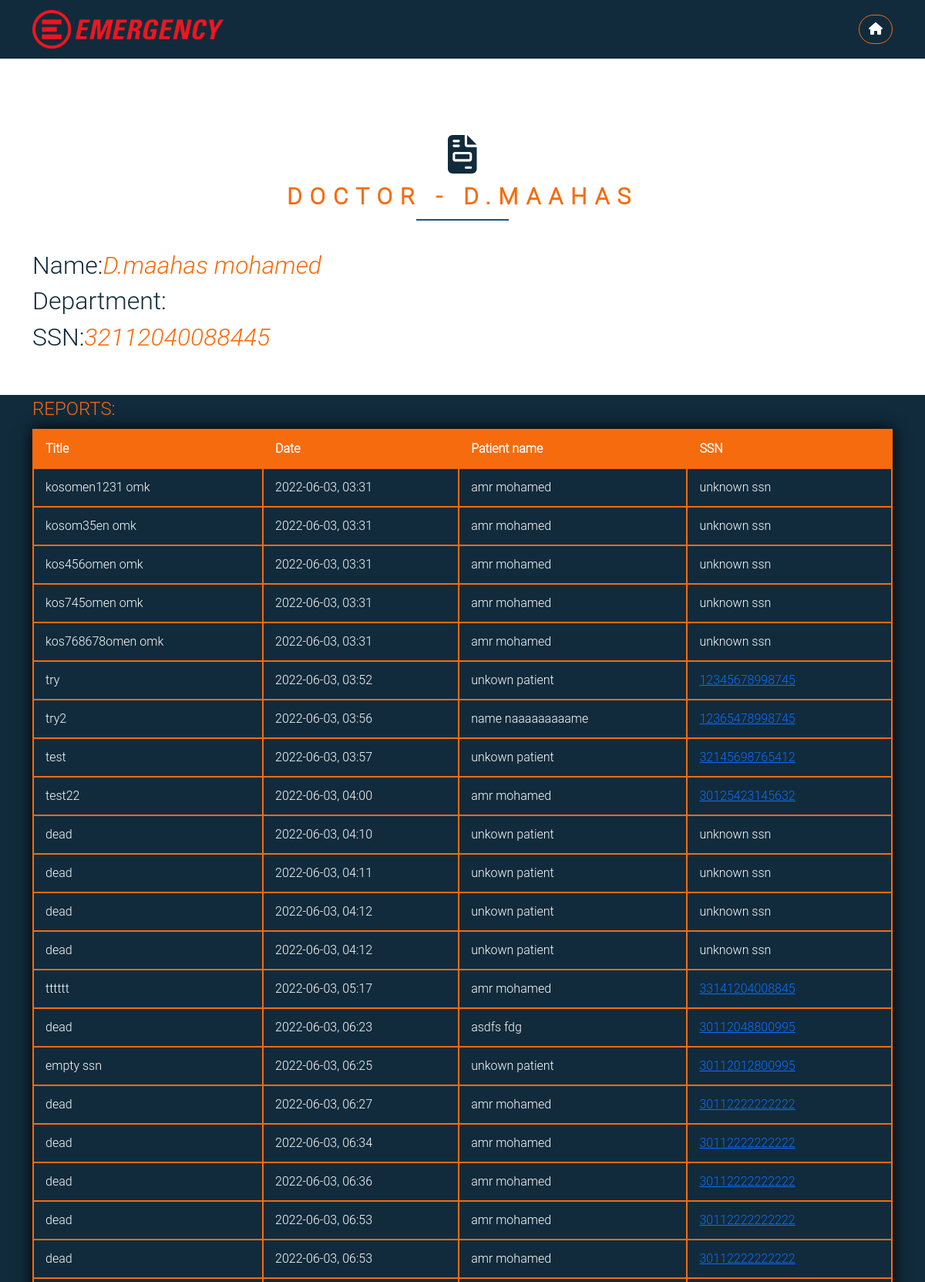
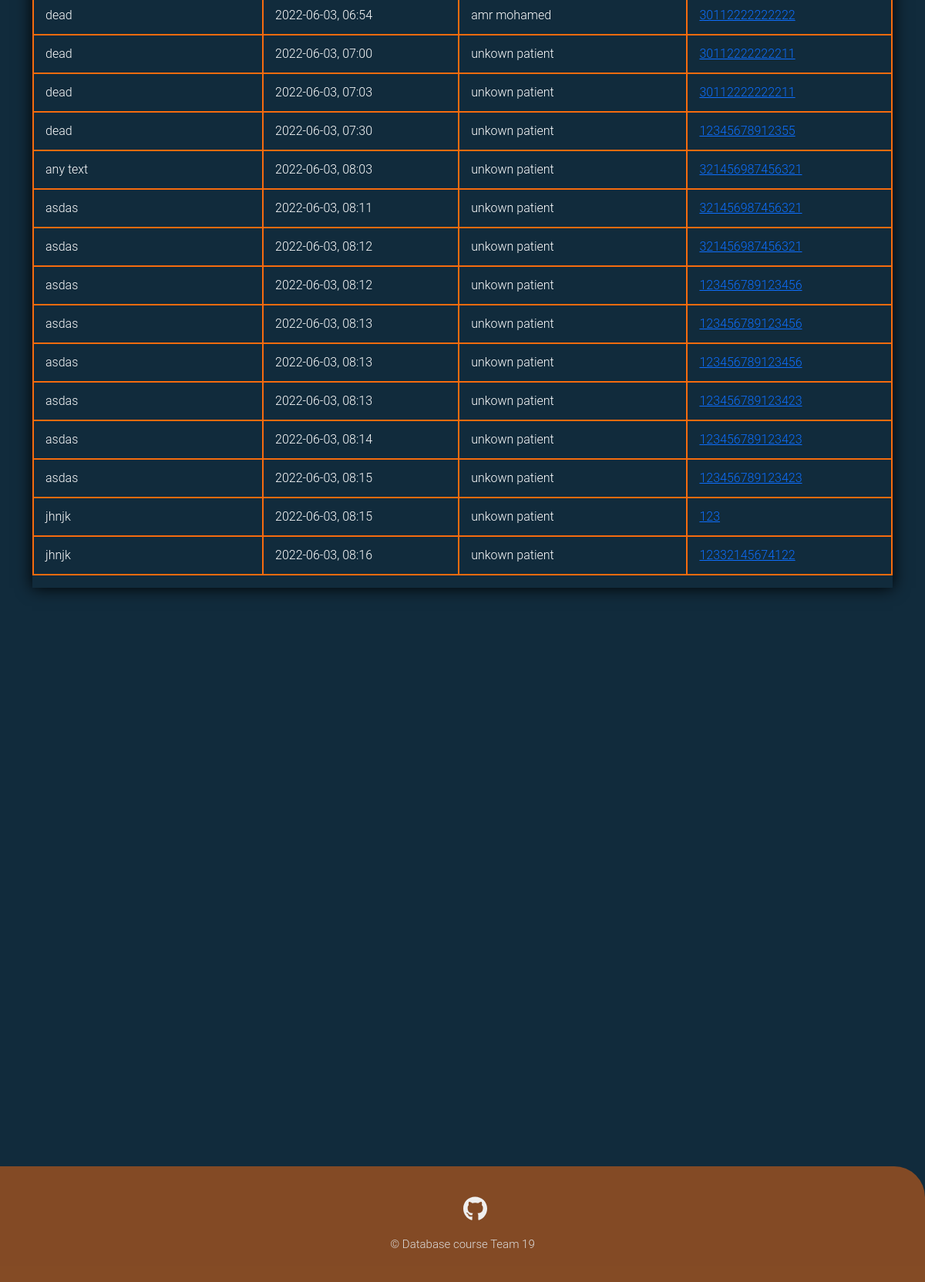
Page /profile/2 (signed in) on the committed database (2 pictures, top to bottom).
### emergencydebartment/models.py (models this page shows, shortened)
class User(db.Model, UserMixin):
    __tablename__ = 'user_table'
    id = db.Column(db.Integer, primary_key=True)
    ssn = db.Column(db.Integer, unique=True,nullable=False)
    Fname = db.Column(db.String(20),nullable=False)
    Sname = db.Column(db.String(20))
    Lname = db.Column(db.String(20),nullable=False)
    gender = db.Column(db.String(6),nullable=False)
    phone = db.Column(db.String(11), default='Unknown')
    address = db.Column(db.String(70), default='Unknown')
    birth_date = db.Column(db.DateTime,nullable=False)
    user_role = db.Column(db.String(15), nullable=False, default='Patient')
    password = db.Column(db.String(61),nullable=False)

class Report(db.Model):
    id = db.Column(db.Integer, primary_key=True)
    patient_id = db.Column(db.Integer, db.ForeignKey('patient.id'),nullable = False, default=99999999999999)
    doctor_id =  db.Column(db.Integer, db.ForeignKey('doctor.id'),nullable = False)
    patient_ssn = db.Column(db.Integer,nullable=False, default=99999999999999)
    date =  db.Column(db.DateTime, default = datetime.utcnow)
    title = db.Column(db.String(50),nullable = False )
    statement = db.Column(db.String(300))
    images = db.relationship('Images',  backref='Report', lazy=True, foreign_keys = 'Images.report_id')

### emergencydebartment/routes.py (the view)
@app.route("/profile/<int:doctor_id>")
@login_required(role = 'Doctor')
def profile(doctor_id):
    doctor = Doctor.query.get_or_404(doctor_id)
    reports = doctor.examination
    patients_names_list = list()
    for report in reports:
        if report.patient_id != 99999999999999:patients_names_list.append(Patient.query.get(report.patient_id).Fname + " "+Patient.query.get(report.patient_id).Lname )
        else:patients_names_list.append('unkown patient')
    print(patients_names_list)
    return render_template('profile.html', doctor= doctor, reports_names= list(zip(reports, patients_names_list)))

### emergencydebartment/models.py (called while the page is built)
@login_manager.user_loader
def load_user(user_id):
    return User.query.get(int(user_id))

### emergencydebartment/routes.py (called while the page is built)
def login_required(role="ANY"):
    def wrapper(fn):
        @wraps(fn)
        def decorated_view(*args, **kwargs):
            if not current_user.is_authenticated:
              return login_manager.unauthorized()
            if current_user.user_role != 'Admin':
                if ((current_user.user_role != role) and (role != "ANY")):
                    return login_manager.unauthorized()
            return fn(*args, **kwargs)
        return decorated_view
    return wrapper

### emergencydebartment/templates/profile.html (shortened to what this page needs)
<!DOCTYPE html>
<html lang="en">
<head>
    <link rel="stylesheet" href="../static/styles/all.min.css">
    <link rel="stylesheet" href="../static/styles/bootstrap.min.css">
    <link rel="stylesheet" href="../static/styles/login.css">
    <link rel="stylesheet" href="../static/styles/table.css">
    <link rel="stylesheet" href="../static/styles/style.css">
    <link rel="stylesheet" href="../static/styles/galary.css">
    <link rel="stylesheet" href="../static/styles/box.css">
</head>
    <body>
        <nav class="navbar navbar-expand-lg sticky-top">
            <div class="container">
                <a class="navbar-brand" href="{{ url_for('home') }}">
                    <img src="../static/images/Emergency_(NGO)_logo.svg.png" alt="Emergency" height="50 px">
                </a>
                    <a href="{{ url_for('home') }}" class="log-out btn btn-primary rounded-pill main-btn ms-1"><i class="fa-solid fa-house"></i></a>
                </div>
        </nav>
        <section class="services pt-5 pb-5">
            <div class="container">
              <div class="main-title mt-5 mb-5 position-relative text-center">
                <h1 class="serv-icon mb-0">
                  <i class="fas fa-file-invoice align-items-center"></i>
                </h1>
                <p class="title ">Doctor - {{doctor.Fname}}</p>
              </div>
                <div class="textblue">
                    <h2>Name:<i class="textgold">{{ doctor.Fname }} {{ doctor.Lname }}</i></h2>
                    <h2>Department: </h2>
                    <h2>SSN:<i class="textgold">{{doctor.ssn}}</i></h2>
                </div>
            </div>
        </section>
        <div class="container">
            <legend class="textgold text-uppercase"> reports:</legend>
            {% if not reports_names %}
            <div class="box backwhite">
                There is no reports to show for {{ doctor.Fname }}  {{ doctor.Lname }}
            </div>
            {% else %}
            <div class="content-table ">
                <div class="scrollme">
                    <table class="table table-bordered table-responsive">
                        <thead>
                            <tr >
                                <th scope="col">Title</th>
                                <th scope="col">Date</th>
                                <th scope="col">Patient name</th>
                                <th scope="col">SSN</th>
                            </tr>
                        </thead>
                        <tbody>
                        {% for report, name in reports_names %}
                            <tr>
                                <td>{{report.title}}</td>
                                <td>{{report.date.strftime("%Y-%m-%d, %H:%M")}}</td>
                                <td>{{name}}</td>
                                <td>{% if report.patient_ssn != 99999999999999 %}
                                    <a href="{{ url_for('search_patient' , patient_ssn = report.patient_ssn)}}">
                                    {{report.patient_ssn}}</a>
                                        {% else %}
                                    unknown ssn
                                    {% endif %}
                                    </td>
                            </tr>
                            {% endfor %}
                        </tbody>
                    </table>
                </div>
            </div>
            {% endif %}
        </div>
        <section class="foot" style="margin-top: 59px;">
            <footer>
                <ul class="social_icon">
                    <li><a href="#"><i class="fa-brands fa-github"></i></a></li>
                </ul>
                <p style="font-size: 15px; color: var(--gray-color)">&copy; Database course Team 19</p>
            </footer>
        </section>
    </body>
</html>

### emergencydebartment/static/styles/login.css (style rules this page uses)
:root { --blue-color: #112B3C; --orange-color:#F66B0E; --blue-off-color:#205375; --white-off-color:#EFEFEF; --gray-color:#DDDDDD; }
html, body { height: 100%; font-family: 'Roboto Light',sans-serif; background-color: var(--blue-color); }
.navbar { background-color: var(--blue-color); }
.navbar .log-out { background: none; border: solid 1px var(--orange-color); transition: 0.5s; margin-left: 10px; }
footer { position: relative; width: 100%; background-color:rgba(246, 107, 14,50%) ; height: 150px; padding: 30px 50px; display: flex; justify-content: center; align-items: center; flex-direction: column; border-top-right-radius: 40px; }
footer .social_icon, footer .mn { position:relative; display:flex; justify-content:center; align-items:center; margin:10px 0; flex-wrap: wrap; }
footer .social_icon li, footer .mn li { list-style: none; }
footer .social_icon li a { font-size: 2em; color: var(--white-off-color); margin: 0 10px; display: inline-block; transition: 0.5s; }

### emergencydebartment/static/styles/table.css (style rules this page uses)
.content-table { border-collapse: collapse; margin: 25px 0; min-width: 400px; max-width: 1400px; min-height: 200px; box-shadow: 0 0 20px rgb(0, 0, 0.15); overflow-x: auto; }
.content-table thead tr { background-color: #f66b0e; color: white; text-align: left; font-weight: bold; border: 2px solid #f66b0e; }
.content-table th, .content-table td { padding: 12px 15px; color: white; border: 2px solid #f66b0e; }

### emergencydebartment/static/styles/style.css (style rules this page uses)
:root { --blue-color: #112B3C; --orange-color:#F66B0E; --blue-off-color:#205375; --white-off-color:#EFEFEF; --gray-color:#DDDDDD; }
body { font-family: 'Roboto Light',sans-serif; background-color: var(--blue-color); }
.navbar { background-color: var(--blue-color); }
.textgold { color: #f66b0e; }
.services { background:white; margin-bottom: 0; }
.services .serv-icon { color: var(--blue-color); font-size: 50px; }
.services .title { text-transform: uppercase; letter-spacing: 10px; color: var(--orange-color); font-weight: bolder; font-size: 30px; }
.main-title::after { content: ""; width: 120px; height: 2px; background-color:var(--blue-off-color); position: absolute; bottom: -10px; left: 50%; transform: translateX(-50%) translateY(-50%); }
footer { position: relative; margin-top: 750px; width: 100%; background-color: rgba(246, 107, 14,50%); height: 150px; padding: 30px 50px; display: flex; justify-content: center; align-items: center; flex-direction: column; }
footer .social_icon, footer .mn { position:relative; display:flex; justify-content:center; align-items:center; margin:10px 0; flex-wrap: wrap; }
footer .social_icon li, footer .mn li { list-style: none; }
footer .social_icon li a { font-size: 2em; color: var(--white-off-color); margin: 0 10px; display: inline-block; transition: 0.5s; }
.textblue { color: #112B3C; }

### emergencydebartment/static/styles/galary.css (style rules this page uses)
img { max-width: 100%; }

### rows in the picture
User: Fname "D.MAAHAS", Fname "D.maahas", Lname "mohamed", ssn "32112040088445"
Report: title "kosomen1231 omk", date "2022-06-03, 03:31", name "amr mohamed", patient_ssn "unknown ssn"
Report: title "kosom35en omk", date "2022-06-03, 03:31", name "amr mohamed", patient_ssn "unknown ssn"
Report: title "kos456omen omk", date "2022-06-03, 03:31", name "amr mohamed", patient_ssn "unknown ssn"
Report: title "kos745omen omk", date "2022-06-03, 03:31", name "amr mohamed", patient_ssn "unknown ssn"
Report: title "kos768678omen omk", date "2022-06-03, 03:31", name "amr mohamed", patient_ssn "unknown ssn"
Report: title "try", date "2022-06-03, 03:52", name "unkown patient", patient_ssn "12345678998745"
Report: title "try2", date "2022-06-03, 03:56", name "name naaaaaaaaame", patient_ssn "12365478998745"
Report: title "test", date "2022-06-03, 03:57", name "unkown patient", patient_ssn "32145698765412"
Report: title "test22", date "2022-06-03, 04:00", name "amr mohamed", patient_ssn "30125423145632"
Report: title "dead", date "2022-06-03, 04:10", name "unkown patient", patient_ssn "unknown ssn"
Report: title "dead", date "2022-06-03, 04:11", name "unkown patient", patient_ssn "unknown ssn"
Report: title "dead", date "2022-06-03, 04:12", name "unkown patient", patient_ssn "unknown ssn"
Report: title "dead", date "2022-06-03, 04:12", name "unkown patient", patient_ssn "unknown ssn"
Report: title "tttttt", date "2022-06-03, 05:17", name "amr mohamed", patient_ssn "33141204008845"
Report: title "dead", date "2022-06-03, 06:23", name "asdfs fdg", patient_ssn "30112048800995"
Report: title "empty ssn", date "2022-06-03, 06:25", name "unkown patient", patient_ssn "30112012800995"
Report: title "dead", date "2022-06-03, 06:27", name "amr mohamed", patient_ssn "30112222222222"
Report: title "dead", date "2022-06-03, 06:34", name "amr mohamed", patient_ssn "30112222222222"
Report: title "dead", date "2022-06-03, 06:36", name "amr mohamed", patient_ssn "30112222222222"
Report: title "dead", date "2022-06-03, 06:53", name "amr mohamed", patient_ssn "30112222222222"
Report: title "dead", date "2022-06-03, 06:53", name "amr mohamed", patient_ssn "30112222222222"
Report: title "dead", date "2022-06-03, 06:54", name "amr mohamed", patient_ssn "30112222222222"
Report: title "dead", date "2022-06-03, 07:00", name "unkown patient", patient_ssn "30112222222211"
Report: title "dead", date "2022-06-03, 07:03", name "unkown patient", patient_ssn "30112222222211"
Report: title "dead", date "2022-06-03, 07:30", name "unkown patient", patient_ssn "12345678912355"
Report: title "any text", date "2022-06-03, 08:03", name "unkown patient", patient_ssn "321456987456321"
Report: title "asdas", date "2022-06-03, 08:11", name "unkown patient", patient_ssn "321456987456321"
Report: title "asdas", date "2022-06-03, 08:12", name "unkown patient", patient_ssn "321456987456321"
Report: title "asdas", date "2022-06-03, 08:12", name "unkown patient", patient_ssn "123456789123456"
Report: title "asdas", date "2022-06-03, 08:13", name "unkown patient", patient_ssn "123456789123456"
Report: title "asdas", date "2022-06-03, 08:13", name "unkown patient", patient_ssn "123456789123456"
Report: title "asdas", date "2022-06-03, 08:13", name "unkown patient", patient_ssn "123456789123423"
Report: title "asdas", date "2022-06-03, 08:14", name "unkown patient", patient_ssn "123456789123423"
Report: title "asdas", date "2022-06-03, 08:15", name "unkown patient", patient_ssn "123456789123423"
Report: title "jhnjk", date "2022-06-03, 08:15", name "unkown patient", patient_ssn "123"
Report: title "jhnjk", date "2022-06-03, 08:16", name "unkown patient", patient_ssn "12332145674122"
